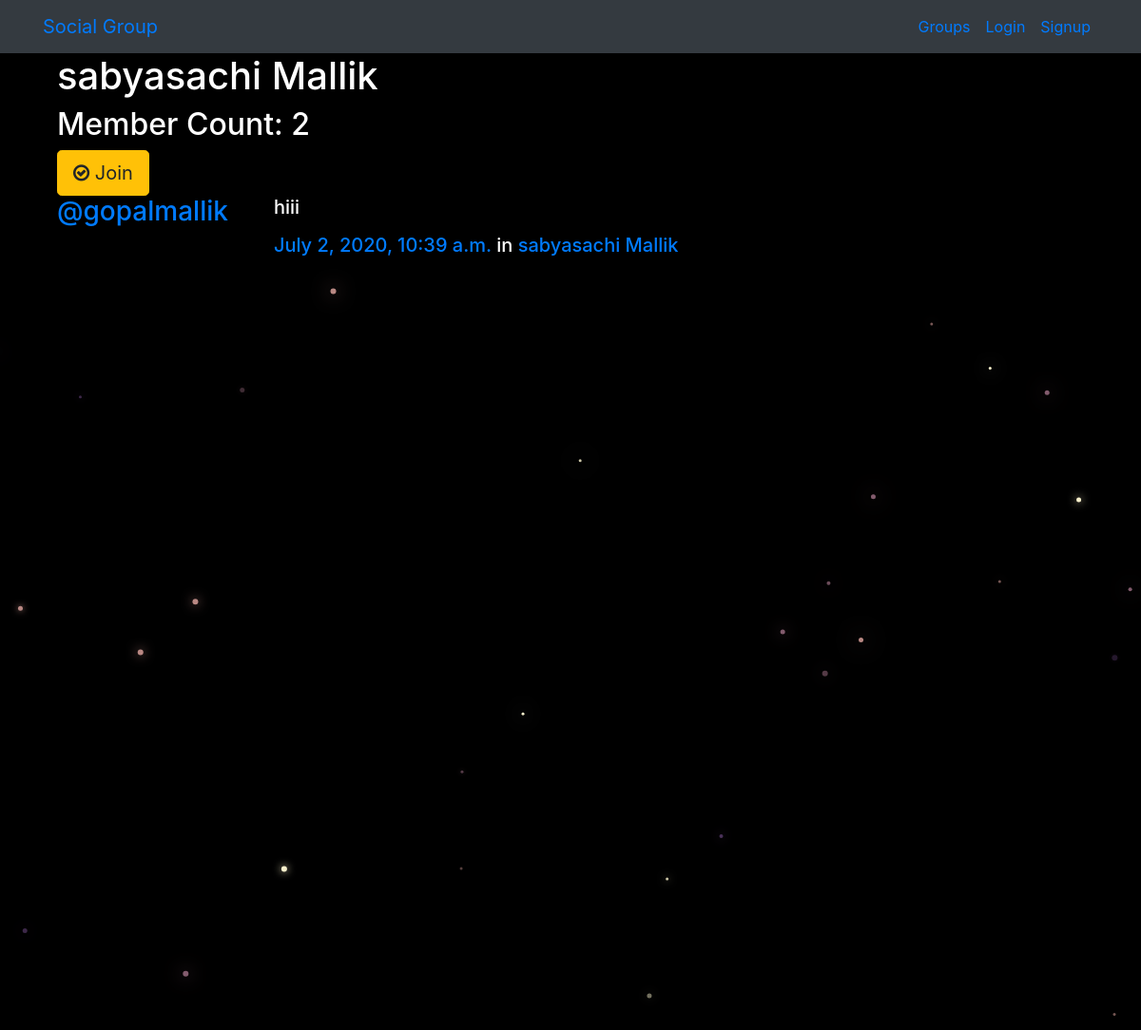
The page /groups/posts/in/sabyasachi-mallik/ on the database its author committed.
### groups/models.py (models this page shows, shortened)
class Group(models.Model):
    name = models.CharField(max_length=255,unique=True)
    slug = models.SlugField(allow_unicode=True,unique=True)
    description = models.TextField(blank=True,default='')
    description_html = models.TextField(editable=False,default='',blank=True)
    members = models.ManyToManyField(User,through='GroupMember')
    class Meta:
        ordering = ['name']

### posts/models.py (models this page shows, shortened)
class Post(models.Model):
    user = models.ForeignKey(User,related_name='posts',on_delete=models.CASCADE)
    created_at = models.DateTimeField(default=timezone.now)
    message = models.TextField()
    message_html = models.TextField(editable=False)
    group = models.ForeignKey(Group,related_name='posts',blank=True,null=True,on_delete=models.CASCADE)
    class Meta:
        ordering = ['-created_at']
        unique_together = ['user','message']

### groups/views.py (the view)
# urls.py: path('posts/in/<slug>/',views.SingleGroup.as_view(),name='single'),
class SingleGroup(DetailView):
    model = Group

### groups/templates/groups/group_detail.html (shortened to what this page needs)
{% extends 'groups/group_base.html' %}
{% block pregroup %}
<div class="container" >
    <h1>{{ group.name }}</h1>
    <h2>Member Count: {{group.members.count}}</h2>
    <div class="content">
        {% if user in group.members.all %}
            <a href="{% url 'groups:leave' slug=group.slug %}" class="btn btn-lg btn-warning"><span class="fa fa-times-circle-o"></span> Leave </a>
        {% else %}
            <a href="{% url 'groups:join' slug=group.slug %}" class="btn btn-lg btn-warning"><span class="fa fa-check-circle-o"></span> Join </a>
        {% endif %}
    </div>
</div>
{% endblock  %}
{% block group_content %}
<div class="col-md-8">
    {% if group.posts.count == 0 %}
    <h2>No posts in this group yet!</h2>
    {% else %}
        {% for post in group.posts.all %}
            {% include 'posts/_post.html' %}
        {% endfor %}
    {% endif %}
</div>
{% endblock %}

### posts/templates/posts/_post.html (shortened to what this page needs)
<div class="media">
    <h3 class="mr-5"><a href="{% url 'posts:for_user' username=post.user.username %}">@{{post.user.username}}</a></h3>
    <div class="media-body">
        <h5>{{post.message_html|safe}}
            <span><a href="{% url 'posts:single' username=post.user.username pk=post.pk %}">{{post.created_at}}</a></span>
            {% if post.group %}
            <span class="group-name">in <a href="#">{{post.group.name}}</a></span>
            {% endif %}
        </h5>
    </div>
</div>

### static/simplesocial/css/master.css (style rules this page uses)
body { margin: 0; overflow: hidden; background-color: black; color:white; }

### rows shown on the page
Group: name "sabyasachi Mallik", members.count "2"
Post: user.username "gopalmallik", message_html "hiii", created_at "July 2, 2020, 10:39 a.m.", group.name "sabyasachi Mallik"
